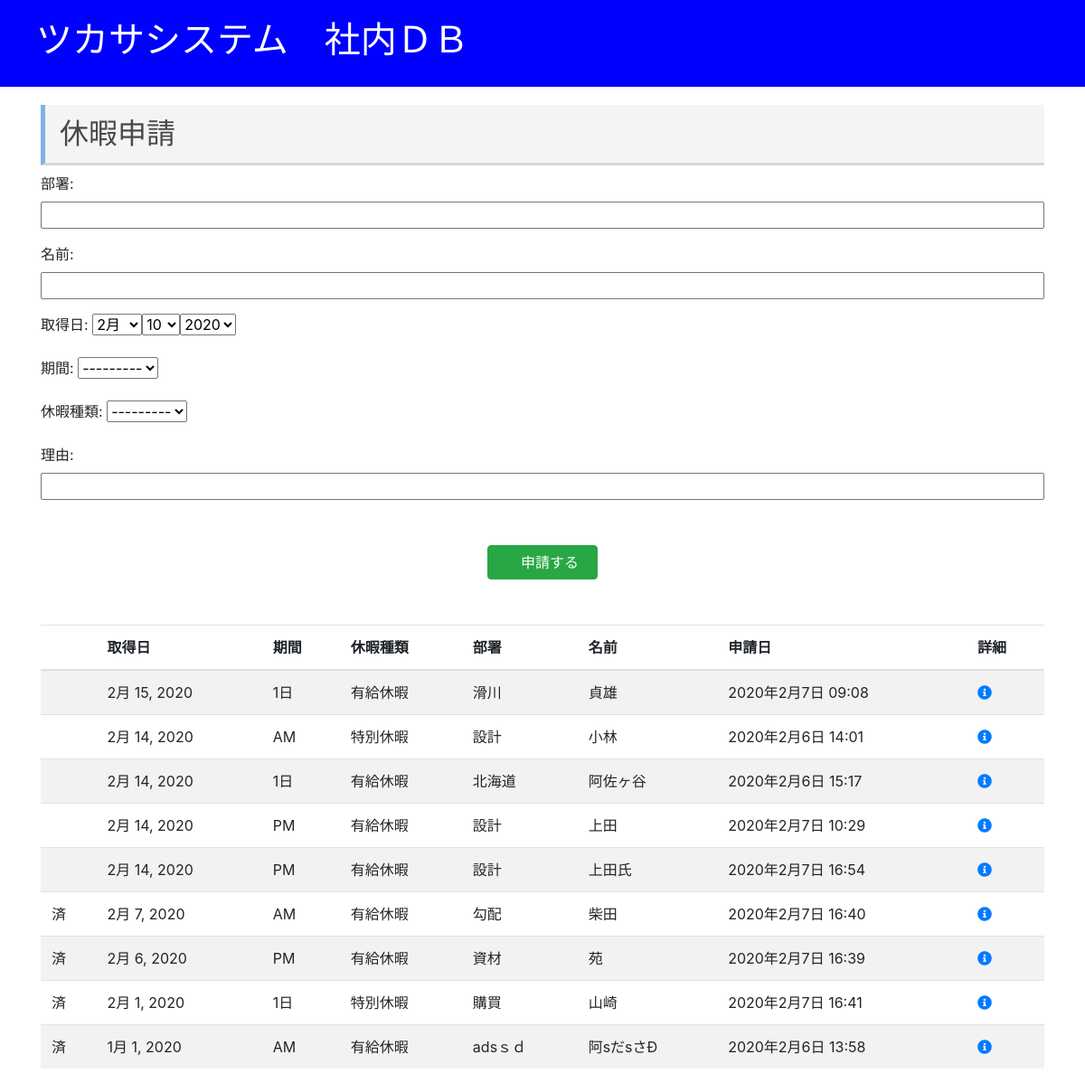
Page /post/new/ on the earlier database version.
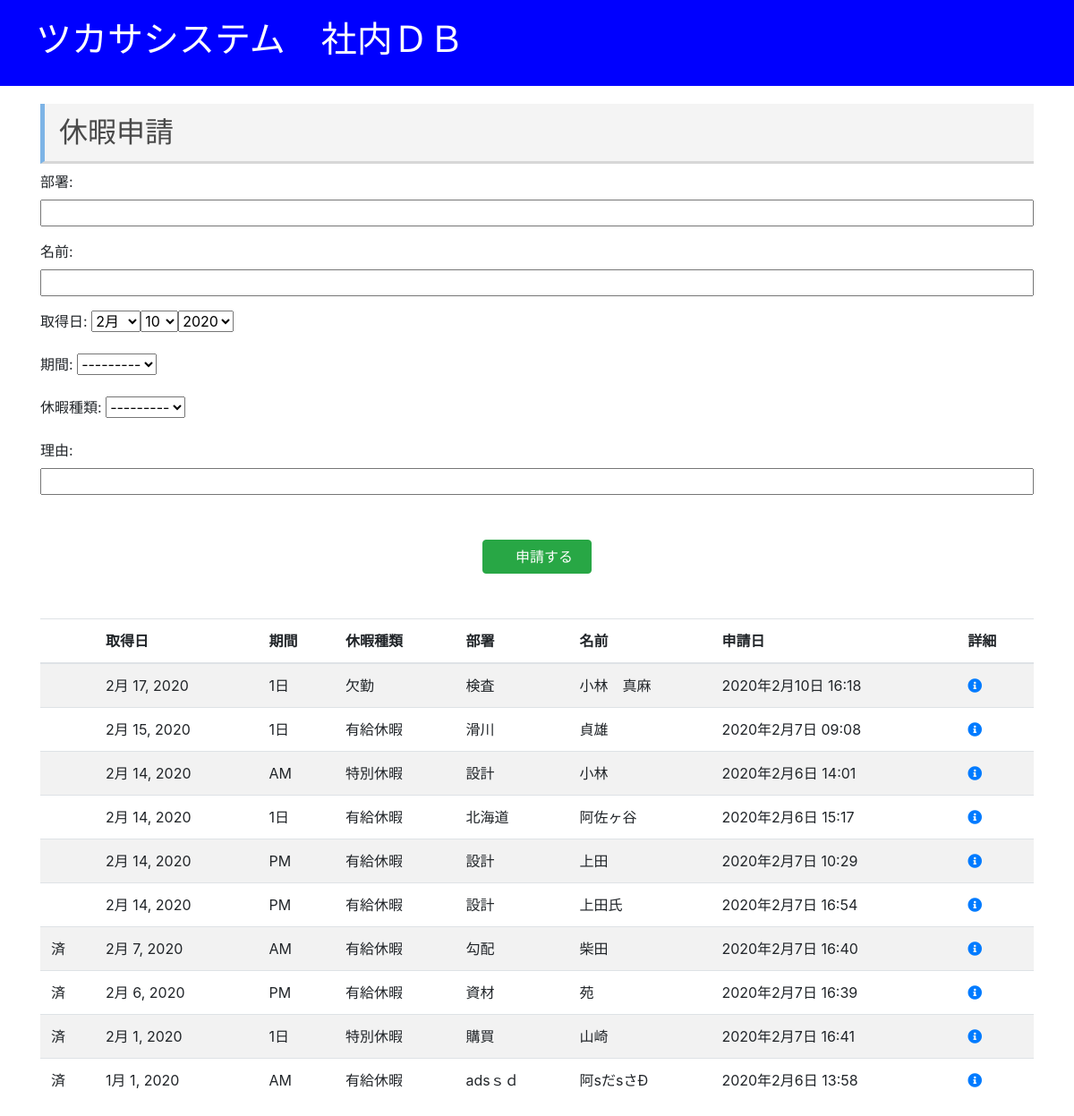
Same page on the later database version.
### blog/models.py (models this page shows, shortened)
class Yukyu(models.Model):
	author	= models.ForeignKey(settings.AUTH_USER_MODEL, on_delete=models.CASCADE)
	busyo	= models.CharField(verbose_name='部署', max_length=100)
	name	= models.CharField(verbose_name='名前', max_length=100)
	riyuu	= models.CharField(verbose_name='理由', max_length=100)
	kyuka_type	= models.PositiveSmallIntegerField( verbose_name='休暇種類', choices=[ (1,'有給休暇'), (2,'特別休暇'), (3,'欠勤'), (4,'代休') ] )
	kikan	= models.PositiveSmallIntegerField( verbose_name='期間', choices=[ (1,'AM'), (2,'PM'), (3,'1日'), (4,'2日間'), (5,'3日間'), (6,'4日間'), (7,'5日間'), (8,'6日間') ] )
	start_date	= models.DateField(verbose_name='取得日', default=date.today)
	created_date	= models.DateTimeField(default=timezone.now)
	published_date	= models.DateTimeField(blank=True, null=True)
	def isFinished(self):
		return self.start_date < date.today()

### blog/views.py (the view, shortened to what this page needs)
# urls.py: path('post/new/', views.post_new, name='post_new'),
def post_new(request):
	form = YukyuForm()
	posts = Yukyu.objects.filter(published_date__lte=timezone.now()).order_by('-start_date')[:20]
	return render(request, 'blog/post_edit.html', {'form': form, 'posts': posts, 'now': timezone.now() })

### blog/forms.py
class YukyuForm(forms.ModelForm):
	class Meta:
		model = Yukyu
		fields = ('busyo', 'name', 'start_date', 'kikan', 'kyuka_type', 'riyuu' )
		widgets = {
			'start_date': forms.SelectDateWidget
		}

### blog/templates/blog/post_edit.html (shortened to what this page needs)
{% extends 'blog/base.html' %}
{% block content %}
    <h2>休暇申請</h2>
    <form method="POST" class="post-form">
		{{ form.as_p }}
		<button type="submit" class="btn btn-success mx-auto d-block" style="margin:50px">　申請する　</button>
	</form>
	<table class="table table-striped">
		<thead class="thead">
			<th></th>
			<th>取得日</th>
			<th>期間</th>
			<th class="d-none d-md-table-cell">休暇種類</th>
			<th class="d-none d-md-table-cell">部署</th>
			<th>名前</th>
			<th class="d-none d-md-table-cell">申請日</th>
			<th>詳細</th>
		</thead>
		{% for post in posts %}
			<tr>
				<td>{% if post.isFinished %}済{% endif %}</td>
				<td>{{ post.start_date }}</td>
				<td>{{ post.get_kikan_display }}</td>
				<td class="d-none d-md-table-cell">{{ post.get_kyuka_type_display }}</td>
				<td class="d-none d-md-table-cell">{{ post.busyo }}</td>
				<td>{{ post.name }}</td>
				<td class="d-none d-md-table-cell">{{ post.published_date|date:"Y年n月j日 H:i" }}</td>
				<td><a href="{% url 'post_detail' pk=post.pk %}"><i class="fas fa-info-circle"></i></a></td>
			</tr>
		{% endfor %}
	</table>
{% endblock %}

Differences in the rows shown:
added Yukyu: start_date "2月 17, 2020", kikan "1日", kyuka_type "欠勤", busyo "検査", name "小林 真麻", published_date "2020年2月10日 16:18"
